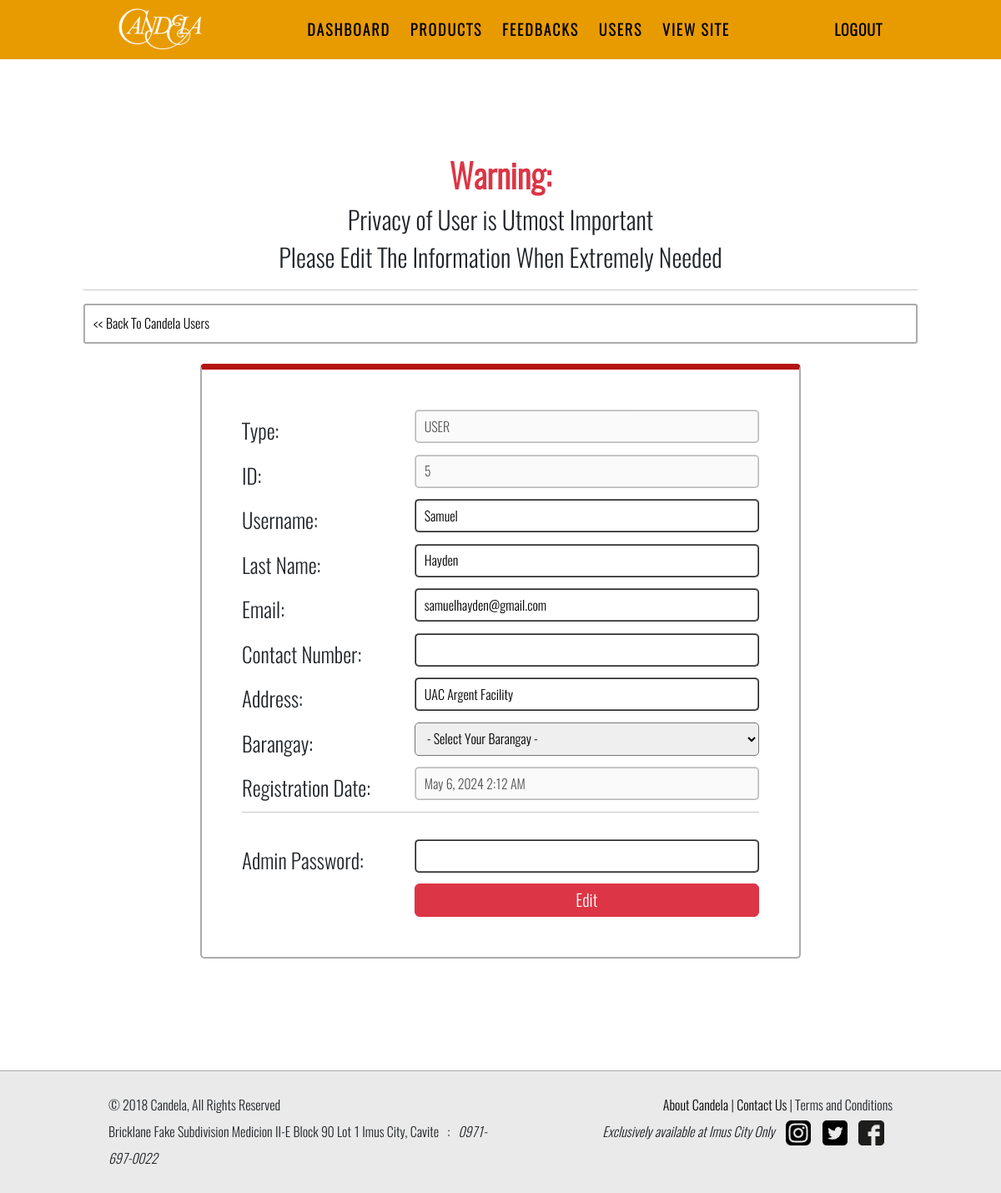
Page /admin-users.php?id=5 on the committed database.
### tables this page shows
CREATE TABLE `addresses` (
  `address_id` mediumint PRIMARY KEY NOT NULL AUTO_INCREMENT,
  `user_id` mediumint NOT NULL,
  `user_address` text NOT NULL,
  `barangay` varchar(255) NOT NULL,
  `created_at` timestamp NOT NULL
);

CREATE TABLE `users` (
  `user_id` mediumint PRIMARY KEY NOT NULL AUTO_INCREMENT,
  `username` varchar(255) NOT NULL,
  `lastname` varchar(255) NOT NULL,
  `email` varchar(100) NOT NULL,
  `contactnumber` varchar(11) NOT NULL,
  `password` varchar(255) NOT NULL,
  `registration_date` timestamp NOT NULL,
  `type` bool NOT NULL
);

### utilities/sanitize_input.php (called while the page is built, shortened)
<?php
function test_input($mysqli, $data) {
    $data = trim($data);
    $data = stripslashes($data);
    $data = htmlspecialchars($data);
    $data = mysqli_real_escape_string($mysqli, $data);
    return $data;
}
?>

### utilities/server.php (called while the page is built, shortened)
<?php
require("conn/db_connection.php");
require("sanitize_input.php");
class Users {
	static function select_info($id) {
		global $mysqli;
		$id = test_input($mysqli, $id);
		$query = "SELECT u.user_id, username, lastname, email, contactnumber, registration_date, user_address, barangay, type
					FROM users u LEFT JOIN addresses a
					ON u.user_id = a.user_id WHERE u.user_id = $id";
		$result = @mysqli_query($mysqli, $query);
		return ($result && mysqli_num_rows($result) > 0) ? $result : false;
	}
}
?>

### admin-users.php (the view, shortened to what this page needs)
<?php
	require("utilities/server.php");
?>
<!DOCTYPE html>
<html>
<head>
	<?php require("templates/head.php"); ?>
</head>
<body>
<?php require("templates/nav_admin.php"); ?>
<div class="body-content">
	<?php if (!isset($_GET['id'])): ?>
	<div id="welcome-page" class="padding-y-1 padding-x-3">
		<header id="product-header" class="font-35 fw-bold text-center">
			Candela Users<br />
		</header>
		<div class="font-20 text-center">
			Tip: Click the ID of the user to edit them.
		</div>
		<div class="font-20 text-center">
			<a href="myaccount.php" class="btn btn-primary">Go to My Account</a>
		</div>
		<hr />
		<div class="px-3 py-1">
			<form action="admin-users.php" method="get" id="search-product">
				<input type="text" class="search-text-width py-1 my-1" placeholder="Search a User..." name="search" maxlength="255">
				<input type="submit" value="Search" class="btn btn-success my-1">
				<a href="admin-users.php" class="btn btn-danger my-1">Clear Search</a>
			</form>
		</div>
		<hr />
		<div>
			<?php if (isset($_GET['search'])): ?>
				<div class="text-center font-20">
					Search Results for: <span class="font-25"><?= $_GET['search']; ?></span>
				</div>
			<?php endif; ?>
			<?php
					if (isset($_GET['search'])) {
						$user_list = Users::select_search($_GET['search']);
					} else {
						$user_list = Users::select_all();
					}
			?>
                <div class="width-100" style="overflow-x: auto;">
                    <table class="w-100 border border-black" id="user-table">
                        <tr class="font-20 fw-bold border-bottom border-black bg-color-1">
                            <td>Id</td>
                            <td>User Name</td>
                            <td>Last Name</td>
                            <td>Email</td>
                            <td>Number</td>
                            <td>Address</td>
                            <td>Barangay</td>
                            <td>Delete</td>
                        </tr>
						<?php if ($user_list):
								while ($user = mysqli_fetch_array($user_list, MYSQLI_ASSOC)):
						?>
							<tr class="paginate">
								<td>
									<?php if ($user['type'] == 0): ?>
										<a href="admin-users.php?id=<?= $user['user_id'] ?>" class="btn btn-secondary">
									<?php else: ?>
										<a href="admin-users.php?id=<?= $user['user_id'] ?>" class="btn btn-danger">
									<?php endif; ?>
										<?= $user['user_id'] ?>
									</a>
								</td>
								<td><?= $user['username'] ?></td>
								<td><?= $user['lastname'] ?></td>
								<td><?= $user['email'] ?></td>
								<td><?= $user['contactnumber'] ?></td>
								<td><?= $user['user_address'] ?></td>
								<td><?= $user['barangay'] ?></td>
								<td>
									<?php if ($user['type'] == 0): ?>
										<a href="admin-users-delete.php?id=<?= $user['user_id'] ?>" class="btn btn-danger">Delete</a>
									<?php endif; ?>
								</td>
							</tr>
						<?php 	endwhile;
							  endif; ?>
                    </table>
                </div>
			<div class="d-flex justify-content-center py-2">
				<div id="page-nav-content">
					<div id="page-nav"></div>
				</div>
			</div>
		</div>
	</div>
	<?php else: ?>
		<?php if ($_GET['id'] != '' && is_numeric($_GET['id']) && Users::select_info($_GET['id'])): ?>
			<?php
				$userlist = Users::select_info($_GET['id']);
				$user = mysqli_fetch_array($userlist, MYSQLI_ASSOC);
			?>
			<div id="welcome-page" class="padding-y-1 padding-x-3">
				<div class="text-center">
					<span class="font-40 text-danger fw-bold">Warning:</span>
					<div class="font-30">
						Privacy of User is Utmost Important
						<br />Please Edit The Information When Extremely Needed
					</div>
				</div>
				<hr />
				<div id="product-nav">
					<a href="admin-users.php"><< Back To Candela Users</a>
				</div>
				<div class="padding-x-4 py-4">
					<div class="px-5 mx-auto sidebar-box-red-1 py-5">
						<form method="post" action="admin-users.php?id=<?=$_GET['id']?>">
							<div class="row gx-0">
								<div class="col-md-4 py-2">
									<span class="font-25">Type:</span>
								</div>
								<div class="col-md-8">
									<?php if ($user['type'] == 0): ?>
										<input type="text" class="contact-input" value="USER" disabled />
									<?php else: ?>
										<input type="text" class="contact-input" value="ADMIN" disabled />
									<?php endif; ?>
								</div>
								<div class="col-md-4 py-2">
									<span class="font-25">ID:</span>
								</div>
								<div class="col-md-8">
									<input type="text" name="" class="contact-input" value="<?=$user['user_id']?>" maxlength="255" disabled>
								</div>
								<div class="col-md-4 py-2">
									<span class="font-25">Username:</span>
								</div>
								<div class="col-md-8">
									<input type="text" name="username" class="contact-input" value="<?=$user['username']?>" maxlength="255">
								</div>
								<div class="col-md-4 py-2">
									<span class="font-25">Last Name:</span>
								</div>
								<div class="col-md-8">
									<input type="text" name="lastname" class="contact-input" value="<?=$user['lastname']?>" maxlength="255">
								</div>
								<div class="col-md-4 py-2">
									<span class="font-25">Email:</span>
								</div>
								<div class="col-md-8">
									<input type="text" name="email" class="contact-input" value="<?=$user['email']?>" maxlength="255">
								</div>
								<div class="col-md-4 py-2">
									<span class="font-25">Contact Number:</span>
								</div>
								<div class="col-md-8">
									<input type="text" name="contactnumber" class="contact-input" value="<?=$user['contactnumber']?>" maxlength="255">
								</div>
								<div class="col-md-4 py-2">
									<span class="font-25">Address:</span>
								</div>
								<div class="col-md-8">
									<input type="text" name="address" class="contact-input" value="<?=$user['user_address']?>" maxlength="255">
								</div>
								<div class="col-md-4 py-2">
									<span class="font-25">Barangay:</span>
								</div>
								<div class="col-md-8">
									<select name="barangay" id="barangay" class="contact-input">
										<option>- Select Your Barangay -</option>
									</select>
								</div>
								<div class="col-md-4 py-2">
									<span class="font-25">Registration Date:</span>
								</div>
								<div class="col-md-8">
									<input type="text" class="contact-input" value="<?= date('F j, Y g:i A', strtotime($user['registration_date'])) ?>" disabled>
								</div>
								<hr />
								<div class="col-md-4 py-2"></div>
								<div class="col-md-8"></div>
								<div class="col-md-4 py-2">
									<span class="font-25">Admin Password:</span>
								</div>
								<div class="col-md-8">
									<input type="password" name="adminpass" class="contact-input">
								</div>
								<div class="col-md-4 py-2">
								</div>
								<div class="col-md-8">
									<input type="submit" name="usersubmit" class="w-100 p-1 font-20 btn btn-danger" value="Edit">
								</div>
							</div>
						</form>
					</div>
				</div>
			</div>
		<?php else: ?>
			<?php require("templates/admin/wrong_access/candela_users.php"); ?>
	<?php 	endif;
		endif; ?>
</div>
<?php require("templates/footer.php"); ?>
</body>
</html>

### style.css (style rules this page uses)
body { margin:0; font-family: oswald; font-size: 16px; }
* { box-sizing: border-box; }
@media (min-width: 0px) { .padding-x-1, .padding-x-3 { padding-left: 10px; padding-right: 10px; } }
@media (min-width: 0px) { .padding-x-4 { padding-left: 20px; padding-right: 20px; } }
@media (min-width: 0px) { .padding-y-1 { padding-top: 60px; padding-bottom: 60px; } }
@media (min-width: 576px) { .padding-x-1, .padding-x-2, .padding-x-3 { padding-left: 30px; padding-right: 30px; } }
@media (min-width: 576px) { .padding-x-4 { padding-left: 50px; padding-right: 50px; } }
@media (min-width: 576px) { .padding-y-1 { padding-top: 110px; padding-bottom: 110px; } }
@media (min-width: 768px) { .padding-x-2, .padding-x-3 { padding-left: 50px; padding-right: 50px; } }
@media (min-width: 768px) { .padding-x-4 { padding-left: 90px; padding-right: 90px; } }
@media (min-width: 992px) { .padding-x-2, .padding-x-3 { padding-left: 100px; padding-right: 100px; } }
@media (min-width: 992px) { .padding-x-4 { padding-left: 140px; padding-right: 140px; } }
.font-20 { font-size: 20px; }
.font-25 { font-size: 25px; }
.font-30 { font-size: 30px; }
.font-40 { font-size: 40px; }
.sidebar-box-red-1 { border-color: rgb(180, 17, 17) #ababab #ababab #ababab; border-width: 7px 2px 2px 2px; border-style: solid; border-radius: 5px; }
.body-content { min-height: 62vh; }
.contact-input { width: 100%; height: 40px; padding-left: 10px; border-radius: 5px; border-style: ridge; }
#product-nav { padding: 10px; border-color: #ababab; border-style: solid; border-width: 2px; border-radius: 3px; }
a { text-decoration: none; color: #000; transition: .3s ease; }

### rows in the picture
addresses: user.user_id "5", username "Samuel", lastname "Hayden", email "samuelhayden@gmail.com", address "UAC Argent Facility", user.registration_date "May 6, 2024 2:12 AM"
